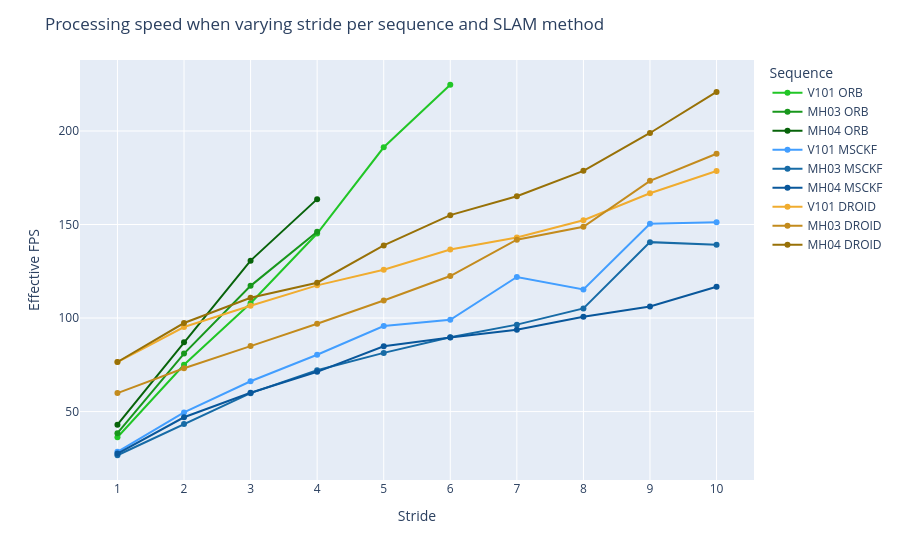

The notebook cell this image was saved under:
### Code cell
agg = (
    df.groupby(["Sequence", "Stride"])
    .agg(mean=("fps", "mean"), completeness_mean=("Complete", "mean"))
    .reset_index()
)

agg.loc[agg["completeness_mean"] <= 80, "mean"] = np.nan

fig = px.line(
    agg,
    x="Stride",
    y="mean",
    color="Sequence",
    markers=True,
    color_discrete_map={
  "V101 ORB": "#21c626", 
  "MH03 ORB": "#18971C",
  "MH04 ORB": "#07630A",
  "V101 MSCKF": "#429eff",
  "MH03 MSCKF": "#176BA6",
  "MH04 MSCKF": "#09579B",
  "V101 DROID": "#f0ac2f",
  "MH03 DROID": "#C38B1D",
  "MH04 DROID": "#987107",
  "V101 ORB C": "#c62121", 
  "MH03 ORB C": "#971818",
  "MH04 ORB C": "#630707",
}
)

fig.update_layout(
    yaxis_title="Effective FPS",
    title="Processing speed when varying stride per sequence and SLAM method"
)

# Sort the legend order to be correct
cat_order = ["V101 ORB", "MH03 ORB", "MH04 ORB", "V101 MSCKF", "MH03 MSCKF", "MH04 MSCKF", "V101 DROID", "MH03 DROID", "MH04 DROID", "V101 ORB C", "MH03 ORB C", "MH04 ORB C"]
fig.data = tuple(sorted(fig.data, key=lambda t: int(cat_order.index(t.name))))
fig.update_xaxes(dtick=1)
fig.update_yaxes(range=[0, None])
fig.show()

### Figure 1 — Plotly figure (JSON) as saved in the notebook; plotly's stock layout.template omitted (floating-point values rounded to 4 significant figures)
{"data": [{"hovertemplate": "Sequence=V101 ORB<br>Stride=%{x}<br>mean=%{y}<extra></extra>", "legendgroup": "V101 ORB", "line": {"color": "#21c626", "dash": "solid"}, "marker": {"symbol": "circle"}, "mode": "lines+markers", "name": "V101 ORB", "orientation": "v", "showlegend": true, "type": "scatter", "x": [1, 2, 3, 4, 5, 6, 7, 8, 9, 10], "xaxis": "x", "y": [36.26, 75.06, 107.9, 145.2, 191.3, 224.7, null, null, null, null], "yaxis": "y"}, {"hovertemplate": "Sequence=MH03 ORB<br>Stride=%{x}<br>mean=%{y}<extra></extra>", "legendgroup": "MH03 ORB", "line": {"color": "#18971C", "dash": "solid"}, "marker": {"symbol": "circle"}, "mode": "lines+markers", "name": "MH03 ORB", "orientation": "v", "showlegend": true, "type": "scatter", "x": [1, 2, 3, 4, 5, 6, 7, 8, 9, 10], "xaxis": "x", "y": [38.44, 81.01, 117.2, 146.1, null, null, null, null, null, null], "yaxis": "y"}, {"hovertemplate": "Sequence=MH04 ORB<br>Stride=%{x}<br>mean=%{y}<extra></extra>", "legendgroup": "MH04 ORB", "line": {"color": "#07630A", "dash": "solid"}, "marker": {"symbol": "circle"}, "mode": "lines+markers", "name": "MH04 ORB", "orientation": "v", "showlegend": true, "type": "scatter", "x": [1, 2, 3, 4, 5, 6, 7, 8, 9, 10], "xaxis": "x", "y": [43.0, 87.05, 130.7, 163.6, null, null, null, null, null, null], "yaxis": "y"}, {"hovertemplate": "Sequence=V101 MSCKF<br>Stride=%{x}<br>mean=%{y}<extra></extra>", "legendgroup": "V101 MSCKF", "line": {"color": "#429eff", "dash": "solid"}, "marker": {"symbol": "circle"}, "mode": "lines+markers", "name": "V101 MSCKF", "orientation": "v", "showlegend": true, "type": "scatter", "x": [1, 2, 3, 4, 5, 6, 7, 8, 9, 10], "xaxis": "x", "y": [28.47, 49.55, 66.2, 80.38, 95.69, 99.07, 121.9, 115.3, 150.4, 151.2], "yaxis": "y"}, {"hovertemplate": "Sequence=MH03 MSCKF<br>Stride=%{x}<br>mean=%{y}<extra></extra>", "legendgroup": "MH03 MSCKF", "line": {"color": "#176BA6", "dash": "solid"}, "marker": {"symbol": "circle"}, "mode": "lines+markers", "name": "MH03 MSCKF", "orientation": "v", "showlegend": true, "type": "scatter", "x": [1, 2, 3, 4, 5, 6, 7, 8, 9, 10], "xaxis": "x", "y": [26.65, 43.34, 59.85, 72.1, 81.37, 89.71, 96.47, 105.2, 140.6, 139.2], "yaxis": "y"}, {"hovertemplate": "Sequence=MH04 MSCKF<br>Stride=%{x}<br>mean=%{y}<extra></extra>", "legendgroup": "MH04 MSCKF", "line": {"color": "#09579B", "dash": "solid"}, "marker": {"symbol": "circle"}, "mode": "lines+markers", "name": "MH04 MSCKF", "orientation": "v", "showlegend": true, "type": "scatter", "x": [1, 2, 3, 4, 5, 6, 7, 8, 9, 10], "xaxis": "x", "y": [27.54, 46.96, 60.08, 71.25, 84.95, 89.64, 93.71, 100.7, 106.2, 116.8], "yaxis": "y"}, {"hovertemplate": "Sequence=V101 DROID<br>Stride=%{x}<br>mean=%{y}<extra></extra>", "legendgroup": "V101 DROID", "line": {"color": "#f0ac2f", "dash": "solid"}, "marker": {"symbol": "circle"}, "mode": "lines+markers", "name": "V101 DROID", "orientation": "v", "showlegend": true, "type": "scatter", "x": [1, 2, 3, 4, 5, 6, 7, 8, 9, 10], "xaxis": "x", "y": [76.48, 95.19, 106.6, 117.5, 125.8, 136.6, 143.1, 152.3, 166.7, 178.6], "yaxis": "y"}, {"hovertemplate": "Sequence=MH03 DROID<br>Stride=%{x}<br>mean=%{y}<extra></extra>", "legendgroup": "MH03 DROID", "line": {"color": "#C38B1D", "dash": "solid"}, "marker": {"symbol": "circle"}, "mode": "lines+markers", "name": "MH03 DROID", "orientation": "v", "showlegend": true, "type": "scatter", "x": [1, 2, 3, 4, 5, 6, 7, 8, 9, 10], "xaxis": "x", "y": [59.87, 73.16, 85.0, 96.91, 109.4, 122.5, 141.9, 148.8, 173.3, 187.8], "yaxis": "y"}, {"hovertemplate": "Sequence=MH04 DROID<br>Stride=%{x}<br>mean=%{y}<extra></extra>", "legendgroup": "MH04 DROID", "line": {"color": "#987107", "dash": "solid"}, "marker": {"symbol": "circle"}, "mode": "lines+markers", "name": "MH04 DROID", "orientation": "v", "showlegend": true, "type": "scatter", "x": [1, 2, 3, 4, 5, 6, 7, 8, 9, 10], "xaxis": "x", "y": [76.5, 97.34, 110.9, 118.9, 138.8, 155.0, 165.1, 178.7, 198.9, 220.9], "yaxis": "y"}], "layout": {"legend": {"title": {"text": "Sequence"}, "tracegroupgap": 0}, "margin": {"t": 60}, "title": {"text": "Processing speed when varying stride per sequence and SLAM method"}, "xaxis": {"anchor": "y", "domain": [0, 1], "dtick": 1, "title": {"text": "Stride"}}, "yaxis": {"anchor": "x", "domain": [0, 1], "range": [0, null], "title": {"text": "Effective FPS"}}}}
